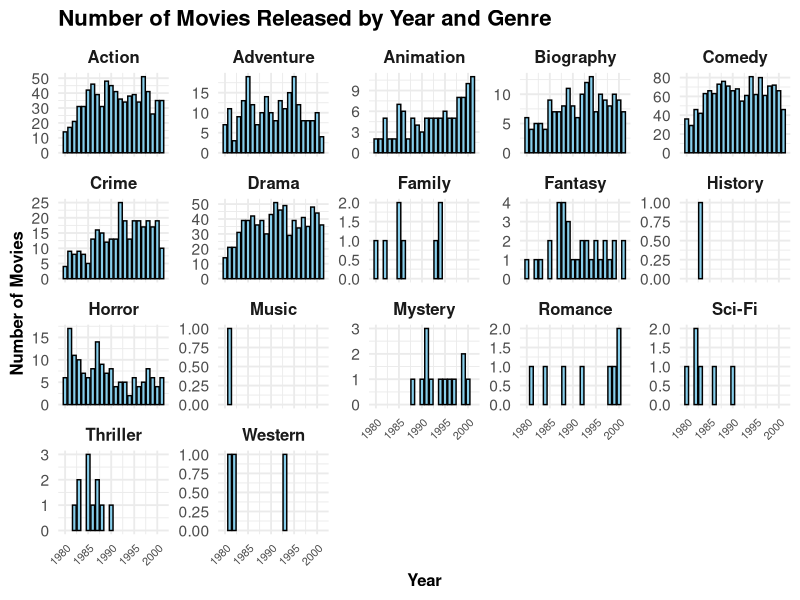

Reproduce this figure in R.
# Load necessary libraries
library(ggplot2)
library(dplyr)

# Set working directory and load the dataset
setwd("C:\\Users\\zirad\\Downloads")
movies <- read.csv("new_movie_dataset.csv")

# Group data by year and genre to count the number of movies
movies_by_year_genre <- movies %>%
  group_by(year, genre) %>%
  summarise(movie_count = n(), .groups = "drop")

# Create a faceted plot
ggplot(movies_by_year_genre, aes(x = year, y = movie_count)) +
  geom_bar(stat = "identity", fill = "skyblue", color = "black", width = 0.8) +
  labs(title = "Number of Movies Released by Year and Genre",
       x = "Year",
       y = "Number of Movies") +
  theme_minimal(base_size = 14) +
  theme(
    axis.text.x = element_text(angle = 45, hjust = 1, size = 8),
    strip.text = element_text(size = 12, face = "bold"),
    plot.title = element_text(size = 16, face = "bold"),
    axis.title = element_text(size = 12, face = "bold")
  ) +
  facet_wrap(~genre, scales = "free_y") 

